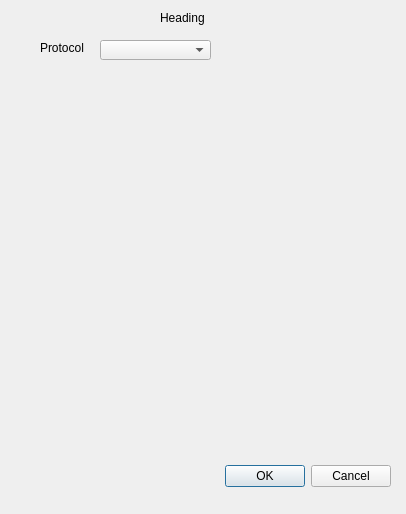
<?xml version="1.0" encoding="UTF-8"?>
<ui version="4.0">
 <class>Dialog</class>
 <widget class="QDialog" name="Dialog">
  <property name="geometry">
   <rect>
    <x>0</x>
    <y>0</y>
    <width>406</width>
    <height>514</height>
   </rect>
  </property>
  <property name="windowTitle">
   <string>Dialog</string>
  </property>
  <widget class="QDialogButtonBox" name="buttonBox">
   <property name="geometry">
    <rect>
     <x>50</x>
     <y>460</y>
     <width>341</width>
     <height>32</height>
    </rect>
   </property>
   <property name="orientation">
    <enum>Qt::Horizontal</enum>
   </property>
   <property name="standardButtons">
    <set>QDialogButtonBox::Cancel|QDialogButtonBox::Ok</set>
   </property>
  </widget>
  <widget class="QComboBox" name="ProtocolCB">
   <property name="geometry">
    <rect>
     <x>100</x>
     <y>40</y>
     <width>111</width>
     <height>20</height>
    </rect>
   </property>
  </widget>
  <widget class="QLabel" name="label">
   <property name="geometry">
    <rect>
     <x>40</x>
     <y>40</y>
     <width>51</width>
     <height>16</height>
    </rect>
   </property>
   <property name="text">
    <string>Protocol</string>
   </property>
  </widget>
  <widget class="QLabel" name="label_Heading">
   <property name="geometry">
    <rect>
     <x>160</x>
     <y>10</y>
     <width>51</width>
     <height>16</height>
    </rect>
   </property>
   <property name="text">
    <string>Heading</string>
   </property>
  </widget>
 </widget>
 <resources/>
 <connections>
  <connection>
   <sender>buttonBox</sender>
   <signal>accepted()</signal>
   <receiver>Dialog</receiver>
   <slot>accept()</slot>
   <hints>
    <hint type="sourcelabel">
     <x>248</x>
     <y>254</y>
    </hint>
    <hint type="destinationlabel">
     <x>157</x>
     <y>274</y>
    </hint>
   </hints>
  </connection>
  <connection>
   <sender>buttonBox</sender>
   <signal>rejected()</signal>
   <receiver>Dialog</receiver>
   <slot>reject()</slot>
   <hints>
    <hint type="sourcelabel">
     <x>316</x>
     <y>260</y>
    </hint>
    <hint type="destinationlabel">
     <x>286</x>
     <y>274</y>
    </hint>
   </hints>
  </connection>
 </connections>
</ui>
